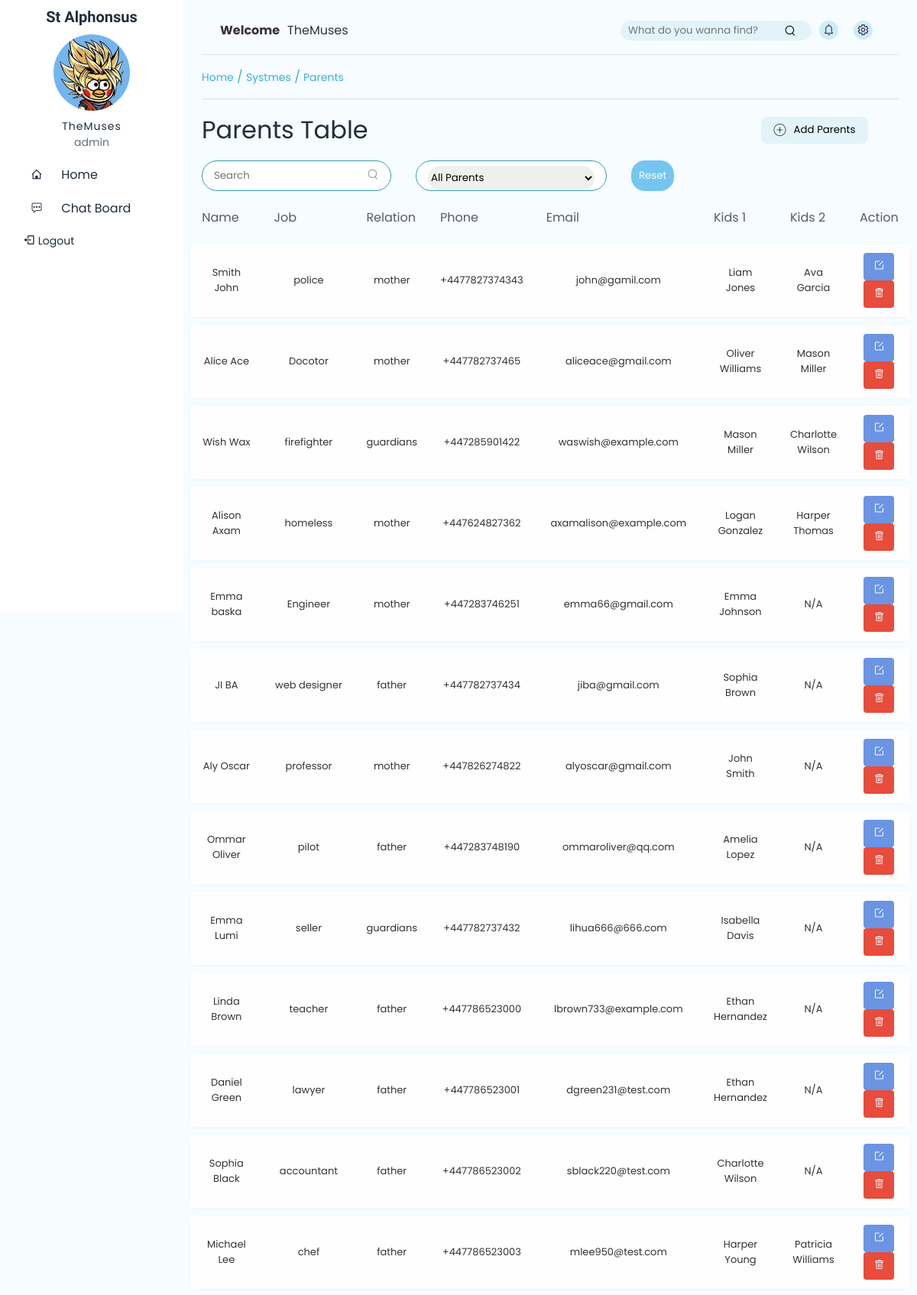
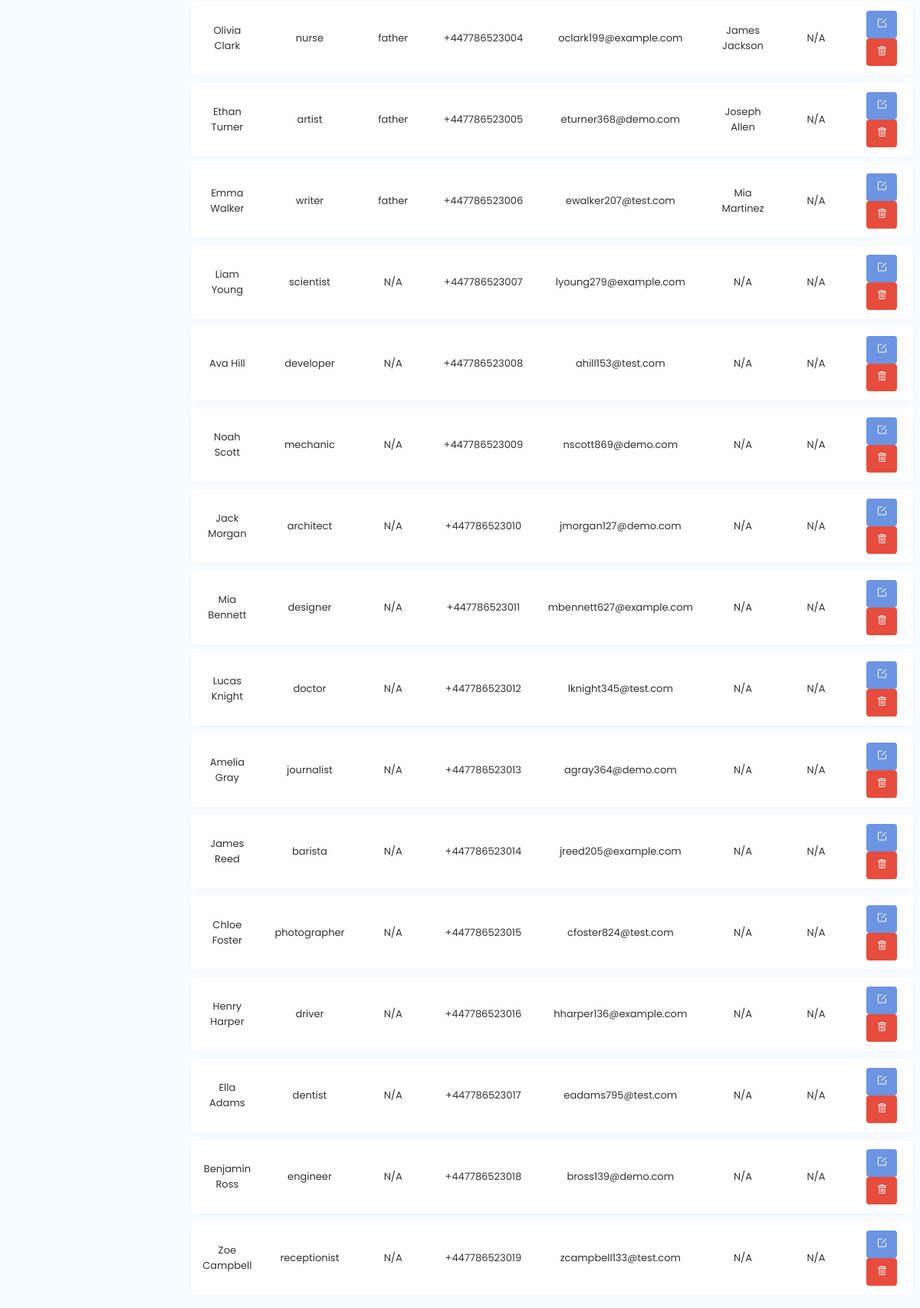
/user/parents.php (signed in, upper part), run on the app's committed database (2 pictures, top to bottom).
### tables this page shows
CREATE TABLE `user` (
  `id` int(11) NOT NULL,
  `username` varchar(20) NOT NULL,
  `email` varchar(50) NOT NULL,
  `password` varchar(255) NOT NULL,
  `role` enum('student','teacher','parent','admin') NOT NULL DEFAULT 'student',
  `Gender` enum('Male','Female') DEFAULT NULL,
  `birthday` date DEFAULT NULL,
  `teacher_id` int(11) DEFAULT NULL,
  `student_id` int(11) DEFAULT NULL,
  `parents_id` int(11) DEFAULT NULL
);

CREATE TABLE `parents` (
  `parents_id` int(11) NOT NULL,
  `Last_Name` varchar(20) NOT NULL,
  `First_Name` varchar(20) NOT NULL,
  `parents_phone` varchar(20) NOT NULL,
  `Job` varchar(50) DEFAULT NULL
);

### user/common/table.php (the view, shortened to what this page needs)
<?php
function exist($str){
  return isset($str) ? $str : "";
}
require "./common/header.php";
?>
<div class="titles">
    <a href="index.php">Home</a> /
    <a href="#">Systmes</a> /
    <span> <?php echo $title; ?></span>
</div>
<?php
if(($_SESSION['role']==='teacher' && $table_name==='students') ||
   ($_SESSION['role']==='parent' && $table_name==='students') ||
   ($_SESSION['role']==='student' && $table_name==='parents')
){
?>
<div class="students-container">
    <?php
    foreach($rows as $row){
        if(isset($row['kid number']) && $row['kid_number'] <2){
        ?>
        <button id="insert" class="insert-new-kid">
            <i class="iconfont icon-add"></i>
            Bind New Kid
        </button>
        <?php
        }
        ?>
        <div class="student-card" data-id="<?php echo $row[$tableID] ?>" data-tableName="<?php echo $table_name ?>" data-tableID="<?php echo $tableID ?>">
            <div class="top">
                <div class="left">
                    <img src="<?= $_SESSION['role']==='student' ? "../public/img/parent.jpeg" : '../public/img/student.jpg' ?>" alt="profile photo">
                </div>
                <div class="right">
                    <?php
                    foreach($table as $k=>$v){
                    ?>
                    <div class="items">
                        <div class="label"><?php echo $v ?></div>
                        <span><?php
                        if(!empty($row[$k])){
                            if($row[$k]==='Male'){
                                echo "<i class='iconfont icon-male'></i>";
                            }elseif($row[$k]==='Female'){
                                echo "<i class='iconfont icon-female'></i>";
                            }else{
                                echo $row[$k];
                            }
                        }else{
                            echo "None";
                        }
                        ?></span>
                    </div>
                    <?php
                    }
                    ?>
                </div>
            </div>
            <?php if(($_SESSION['role']==='teacher' && $table_name==='students') ||
                     ($_SESSION['role']==='parent' && $table_name==='students') ||
                     ($_SESSION['role']==='student' && $table_name==='parents')
            ){ ?>
            <div class="bottom">
                <?php
                $card_title=$role_card=$guardiant="";
                if($_SESSION['role']==='teacher'){
                    $card_title="Parent Contact Information";
                    $role_card="parent-card";
                    $guardiant='parents';
                }elseif($_SESSION['role']==='parent'){
                    $card_title="Teacher Contact Information";
                    $role_card="teacher-card";
                    $guardiant='teachers';
                }
                ?>
                <p><?= $card_title ?></p>
                <div class="parent-shell">
                    <?php
                    if (!empty($row['parents'])) {
                        foreach($row['parents'] as $parent) {
                            ?>
                            <div class="<?= $role_card ?>">
                                <?php
                                foreach($fields2 as $k=>$v){
                                    ?>
                                    <div class="item">
                                        <div class="parent-label"><?php echo $v ?></div>
                                        <span><?= !empty($parent[$k]) ? $parent[$k] : 'None' ?></span>
                                    </div>
                                    <?php
                                }
                                ?>
                            </div>
                            <?php
                        }
                    } elseif(isset($row['teacher_name'])){
                        foreach($fields2 as $k=>$v){
                            ?>
                            <div class="<?= $role_card ?>">
                                <div class="item">
                                    <div class="parent-label"><?php echo $v ?></div>
                                    <span><?= !empty($row[$k]) ? $row[$k] : 'None' ?></span>
                                </div>
                            </div>
                            <?php
                        }
                    }elseif($_SESSION['role']==='student' && $table_name==='parents'){
                        foreach($fields2 as $k=>$v){
                            ?>
                            <div class="teacher-card">
                                <div class="item">
                                    <div class="parent-label"><?php echo $v ?></div>
                                    <span><?= !empty($row[$k]) ? $row[$k] : 'None' ?></span>
                                </div>
                            </div>
                            <?php
                        }
                    } else {
                        echo "<div class='parent-card none'>This student doesn\'t bind any $guardiant</div>";
                    }
                    ?>
                </div>
            </div>
            <?php } ?>
        </div>
    <?php
    }
    ?>
</div>
<?php
  }
  else{
    ?>
    <div class="table">
      <div class="head">
        <div class="table-title">
            <?php echo $title ." Table"; ?>
        </div>
        <div class="add-new <?php if($_SESSION['role']!='admin' || $table_name==='borrowed_book') echo 'no' ?>">
          <button id="insert">
            <i class="iconfont icon-add "></i>
            Add <?php echo $title; ?>
          </button>
        </div>
      </div>
        <?php
        if($_SESSION['role']==='admin'){
        ?>
        <form action="<?= $table_name!=='borrowed_book' ? $table_name.'.php' : 'library.php' ?>" method="GET" class="search-form">
          <div class="search-box ">
            <input type="text" name="search" placeholder="Search" class="search-input" value="<?= htmlspecialchars($_GET['search'] ?? "") ?>">
            <button type="submit" class="search-btn" id="searchBtn"><i class="iconfont icon-search"></i></button>
          </div>
          <div class="catalogue">
            <select name="catalogue" id="catalogue">
            <option value="none" selected>All <?= $title ?></option>
            </select>
          </div>
          <button class="reset" type="button">Reset</button>
        </form>
        <?php
      } ?>
      <table class="<?= ($table_name==='salaries' && $_SESSION['role']==='admin') ? "salary" : ""  ?>">
          <thead>
              <tr>
              <?php
              if($table_name==='library'){
                $tableShow=$table2;
              }else{
                $tableShow=$table;
              }
                  foreach($tableShow as $k=>$v){
              ?>
                  <th>
                      <?php echo exist($v);  ?>
                  </th>
              <?php
              }
              ?>
              </tr>
          </thead>
          <tbody>
            <?php
            if(!empty($rows)){
            foreach ($rows as $row){
              ?>
              <tr class="rows <?= ($table_name==='salaries' && $_SESSION['role']==='admin') ? $extraClass : "" ?>
                  <?= $table_name==='salaries' && !$teacherFirstRow && $_SESSION['role']==='admin' ? "son" : "" ?>"
                  data-id="<?php echo $row[$tableID] ?>"
                  data-tableName="<?php echo $table_name  ?>"
                  data-tableID="<?php echo $tableID  ?>">
                <?php foreach ($fields as $field){
                  ?>
                  <td><?php
                  if ($field === 'backgroundCheck'|| $field==='if_paid') {
                        echo $row[$field] ? '<i class="iconfont icon-dui"></i>' : '<i class="iconfont icon-cuowutishitianchong"></i>';
                      }elseif($field=='cover'){
                        $defaultCover="../public/img/no-cover.png";
                      ?>
                        <img src="<?= isset($row[$field]) ? $row[$field] : $defaultCover ?>" alt="Book cover">
                        <?php
                      }elseif($field=='book_infor' || $field=='borrow_infor'){
                        echo $row[$field];
                      }
                      elseif(!empty($row[$field])) {
                        echo htmlspecialchars($row[$field]);
                      }
                      else{
                        echo "N/A";
                      }
                      ?></td>
                <?php
              };
                if($_SESSION["role"]==="admin"){
                    $ID=$row[$tableID];
                ?>
                   <td>
                      <button class='btnEdit' data-id="<?= $ID ?>">
                          <i class='iconfont icon-editor'></i>
                      </button>
                      <button class='btnDelete'>
                          <i class='iconfont icon-delete'></i>
                      </button>
                    </td>
                  <?php
                }else{
                  echo '<td>
                  <button class="btnEdit no">
                          <i class="iconfont icon-editor"></i>
                      </button>
                  <button class="fake no"><i class="iconfont icon-delete"></i></button></td>';
                }
                ?>
              </tr>
            <?php }
            }
            ?>
          </tbody>
      </table>
  <?php
  }
  ?>

### public/css/table.form.css (style rules this page uses)
.titles { padding: 1rem 0; border-bottom: 1px solid #d9e4e2; width: 100%; color: #3BAFDA; }
.titles a,.titles>span { font-size: 14px; color: #3BAFDA; }
.titles a { text-decoration: none; }
select,.form-item .input { height: 2rem; border-radius: 20px; border: 1px #61757a5f solid; margin-top: 5px; }
.table .head { width: 100%; margin: 1rem 0; padding-right: 40px; display: flex; justify-content: space-between; align-items: center; }
.table .head .add-new>button { width: 140px; height: 35px; border-radius: 8px; border: none; background-color: rgb(226, 244, 250); }
#insert { display: flex; align-items: center; justify-content: center; }
#insert>i { margin-right: 10px; }
.table-title { font-size: 2rem; color: #1F2D3D; }
.table { width: 100%; display: flex; flex-direction: column; justify-self: center; align-items: center; }
.table table { width: 100%; border-collapse: separate; border-spacing: 0 10px; }
.table thead th { color: #1f2d3dc5; font-weight: normal; padding: 12px 15px; text-align: left; }
.table tbody td { padding: 12px 15px; text-align: center; font-size: 13px; font-weight: 400; }
tbody tr { background-color: #fefefe; box-shadow: 0 1px 4px rgba(0, 0, 0, 0.04); border-radius: 12px; margin: 5px; }
.table .btnDelete,.table .btnEdit { background-color: #E74C3C; color: #fff; border: none; padding: 8px 12px; border-radius: 4px; cursor: pointer; }
.table .btnEdit { background-color: rgb(107, 148, 227); }
.search-form { display: flex; width: 100%; }
.search-box,.catalogue { height: 2.5rem; background-color: #fff; border-radius: 20px; padding: 0 15px; display: flex; align-items: center; margin-right: 2rem; border: rgb(56, 154, 172) .5px solid; }
.search-box>input { border: 0; outline: none; width: 200px; }
.search-box>button,.reset { background-color: transparent; border: 0; cursor: pointer; transition: .3s ease-out; color: #999; }
.reset { background-color: rgb(116, 197, 240); padding: 3px 10px; color: #ffffff; border-radius: 18px; }
.catalogue { width: 250px; }
#catalogue { width: 100%; border: 0; outline: 0; }

### public/css/header&footer.css (style rules this page uses)
* { padding: 0; margin: 0; box-sizing: border-box; font-family: Poppins; }
body { background-color: rgb(246, 252, 255); overflow-x: hidden; }

### data on the page
user: field "Smith John", parents.Job "police", field "mother", parents.parents_phone "+4477827374343", email "john@gamil.com", field "Liam Jones", field "Ava Garcia"
user: field "Alice Ace", parents.Job "Docotor", field "mother", parents.parents_phone "+447782737465", email "aliceace@gmail.com", field "Oliver Williams", field "Mason Miller"
user: field "Wish Wax", parents.Job "firefighter", field "guardians", parents.parents_phone "+447285901422", email "waswish@example.com", field "Mason Miller", field "Charlotte Wilson"
user: field "Alison Axam", parents.Job "homeless", field "mother", parents.parents_phone "+447624827362", email "axamalison@example.com", field "Logan Gonzalez", field "Harper Thomas"
user: field "Emma baska", parents.Job "Engineer", field "mother", parents.parents_phone "+447283746251", email "emma66@gmail.com", field "Emma Johnson"
user: field "JI BA", parents.Job "web designer", field "father", parents.parents_phone "+447782737434", email "jiba@gmail.com", field "Sophia Brown"
user: field "Aly Oscar", parents.Job "professor", field "mother", parents.parents_phone "+447826274822", email "alyoscar@gmail.com", field "John Smith"
user: field "Ommar Oliver", parents.Job "pilot", field "father", parents.parents_phone "+447283748190", email "ommaroliver@qq.com", field "Amelia Lopez"
user: field "Emma Lumi", parents.Job "seller", field "guardians", parents.parents_phone "+447782737432", email "lihua666@666.com", field "Isabella Davis"
user: field "Linda Brown", parents.Job "teacher", field "father", parents.parents_phone "+447786523000", email "lbrown733@example.com", field "Ethan Hernandez"
user: field "Daniel Green", parents.Job "lawyer", field "father", parents.parents_phone "+447786523001", email "dgreen231@test.com", field "Ethan Hernandez"
user: field "Sophia Black", parents.Job "accountant", field "father", parents.parents_phone "+447786523002", email "sblack220@test.com", field "Charlotte Wilson"
user: field "Michael Lee", parents.Job "chef", field "father", parents.parents_phone "+447786523003", email "mlee950@test.com", field "Harper Young", field "Patricia Williams"
user: field "Olivia Clark", parents.Job "nurse", field "father", parents.parents_phone "+447786523004", email "oclark199@example.com", field "James Jackson"
user: field "Ethan Turner", parents.Job "artist", field "father", parents.parents_phone "+447786523005", email "eturner368@demo.com", field "Joseph Allen"
user: field "Emma Walker", parents.Job "writer", field "father", parents.parents_phone "+447786523006", email "ewalker207@test.com", field "Mia Martinez"
user: field "Liam Young", parents.Job "scientist", parents.parents_phone "+447786523007", email "lyoung279@example.com"
user: field "Ava Hill", parents.Job "developer", parents.parents_phone "+447786523008", email "ahill153@test.com"
user: field "Noah Scott", parents.Job "mechanic", parents.parents_phone "+447786523009", email "nscott869@demo.com"
user: field "Jack Morgan", parents.Job "architect", parents.parents_phone "+447786523010", email "jmorgan127@demo.com"
user: field "Mia Bennett", parents.Job "designer", parents.parents_phone "+447786523011", email "mbennett627@example.com"
user: field "Lucas Knight", parents.Job "doctor", parents.parents_phone "+447786523012", email "lknight345@test.com"
user: field "Amelia Gray", parents.Job "journalist", parents.parents_phone "+447786523013", email "agray364@demo.com"
user: field "James Reed", parents.Job "barista", parents.parents_phone "+447786523014", email "jreed205@example.com"
user: field "Chloe Foster", parents.Job "photographer", parents.parents_phone "+447786523015", email "cfoster824@test.com"
user: field "Henry Harper", parents.Job "driver", parents.parents_phone "+447786523016", email "hharper136@example.com"
user: field "Ella Adams", parents.Job "dentist", parents.parents_phone "+447786523017", email "eadams795@test.com"
user: field "Benjamin Ross", parents.Job "engineer", parents.parents_phone "+447786523018", email "bross139@demo.com"
user: field "Zoe Campbell", parents.Job "receptionist", parents.parents_phone "+447786523019", email "zcampbell133@test.com"

### other printed values
$_SESSION['username'] "TheMuses"
$_SESSION['role'] "admin"
$title "Parents"
exist($v) "Name"
exist($v) "Job"
exist($v) "Relation"
exist($v) "Phone"
exist($v) "Email"
exist($v) "Kids 1"
exist($v) "Kids 2"
exist($v) "Action"
